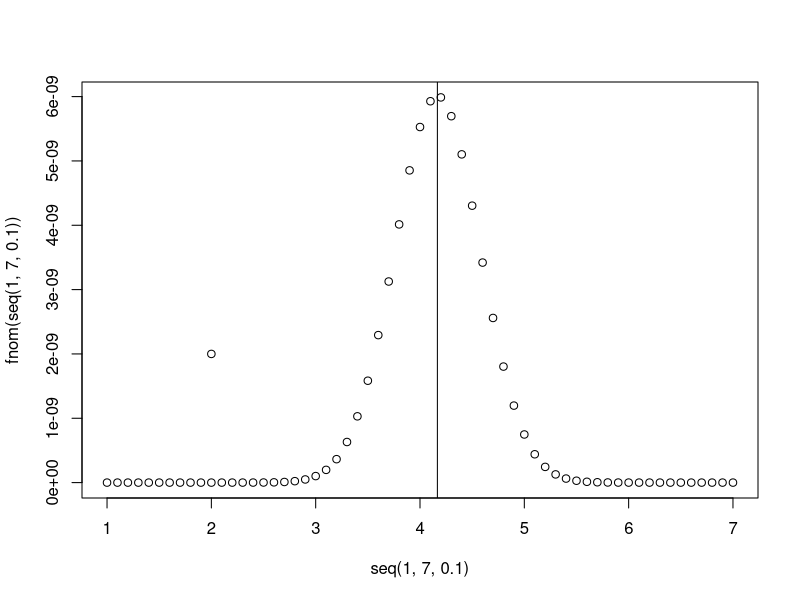

R code for this plot:
# Maximum likelihood estimation
data <- c(1,2,4,5,6,7)
mean(data)
# Function to 
fnom <- function(mean) {
  dnorm(data[1], mean) * dnorm(data[2], mean) * dnorm(data[3], mean) * dnorm(data[4], mean) *
    dnorm(data[5], mean) * dnorm(data[6], mean)
} 


optimise(fnom, c(1,6), maximum = T)
# Can do optimization techniquest to maximize the likelihood

plot(seq(1, 7, .1), fnom(seq(1, 7, .1)))
abline(v=mean(data))
points(2,2e-9)
